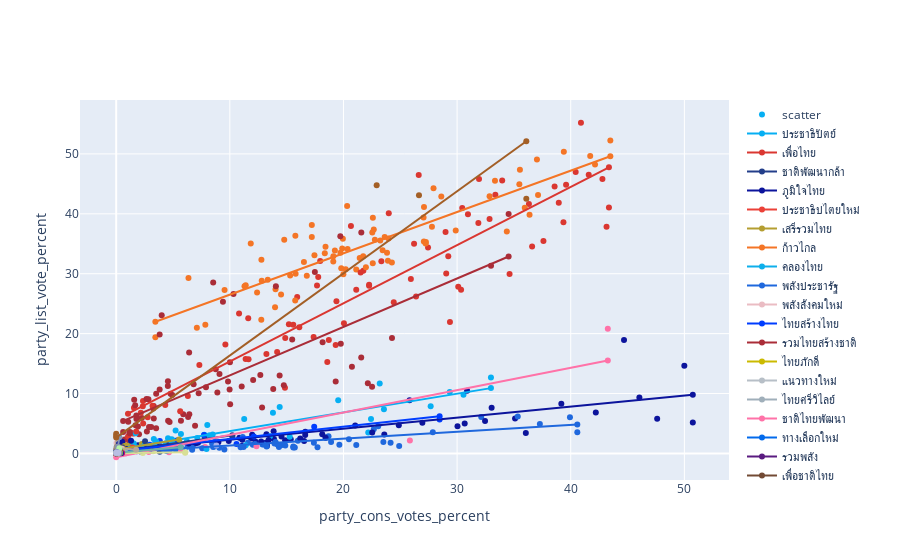

The notebook cell saved with this chart:
### Code cell
fig.show()

### Figure 1 — Plotly figure (JSON) as saved in the notebook; plotly's stock layout.template omitted (floating-point values rounded to 4 significant figures; data arrays with more than 128 entries replaced by an {"elided": "..."} marker saying what was removed)
{"data": [{"marker": {"color": {"elided": "1149 str values"}}, "mode": "markers", "name": "scatter", "text": {"elided": "1149 str values"}, "type": "scatter", "x": {"elided": "1149 float values"}, "y": {"elided": "1149 float values"}}, {"marker": {"color": "#06aff3"}, "name": "ประชาธิปัตย์", "type": "scatter", "x": [0.2945, 32.98], "y": [0.6866, 10.9]}, {"marker": {"color": "#da3731"}, "name": "เพื่อไทย", "type": "scatter", "x": [1.036, 43.36], "y": [6.64, 47.77]}, {"marker": {"color": "#233e8a"}, "name": "ชาติพัฒนากล้า", "type": "scatter", "x": [0.02126, 10.21], "y": [0.335, 3.025]}, {"marker": {"color": "#0c149c"}, "name": "ภูมิใจไทย", "type": "scatter", "x": [0.243, 50.74], "y": [0.4912, 9.816]}, {"marker": {"color": "#eb4138"}, "name": "ประชาธิปไตยใหม่", "type": "scatter", "x": [0.03022, 1.432], "y": [0.5798, 0.9917]}, {"marker": {"color": "#b49e31"}, "name": "เสรีรวมไทย", "type": "scatter", "x": [0.2094, 5.531], "y": [0.6972, 2.309]}, {"marker": {"color": "#f47526"}, "name": "ก้าวไกล", "type": "scatter", "x": [3.445, 43.49], "y": [21.99, 49.61]}, {"marker": {"color": "#0eafeb"}, "name": "คลองไทย", "type": "scatter", "x": [0, 0.5898], "y": [0.01789, 0.03701]}, {"marker": {"color": "#1f68dd"}, "name": "พลังประชารัฐ", "type": "scatter", "x": [0.2039, 40.58], "y": [0.1849, 4.836]}, {"marker": {"color": "#eabcc3"}, "name": "พลังสังคมใหม่", "type": "scatter", "x": [0.00756, 0.4894], "y": [0.4312, 0.7834]}, {"marker": {"color": "#003dff"}, "name": "ไทยสร้างไทย", "type": "scatter", "x": [0.06544, 28.46], "y": [0.3803, 6.214]}, {"marker": {"color": "#aa2d38"}, "name": "รวมไทยสร้างชาติ", "type": "scatter", "x": [0.6119, 34.54], "y": [5.426, 32.88]}, {"marker": {"color": "#CBBA01"}, "name": "ไทยภักดี", "type": "scatter", "x": [0.06485, 0.6715], "y": [0.1834, 0.368]}, {"marker": {"color": "#b7bfc7"}, "name": "แนวทางใหม่", "type": "scatter", "x": [0.01002, 0.26], "y": [0.02019, 0.02466]}, {"marker": {"color": "#a0afba"}, "name": "ไทยศรีวิไลย์", "type": "scatter", "x": [0.00612, 0.857], "y": [0.0627, 0.09956]}, {"marker": {"color": "#ff72a8"}, "name": "ชาติไทยพัฒนา", "type": "scatter", "x": [0, 43.26], "y": [-0.6384, 15.53]}, {"marker": {"color": "#026aec"}, "name": "ทางเลือกใหม่", "type": "scatter", "x": [0, 0.1511], "y": [0.2378, 0.1722]}, {"marker": {"color": "#5a1b80"}, "name": "รวมพลัง", "type": "scatter", "x": [0.01163, 0.1667], "y": [0.08566, 0.08169]}, {"marker": {"color": "#724a34"}, "name": "เพื่อชาติไทย", "type": "scatter", "x": [0.04895, 0.2809], "y": [0.3468, 0.4025]}, {"marker": {"color": "#d8df96"}, "name": "รวมแผ่นดิน", "type": "scatter", "x": [0.0081, 6.073], "y": [0.02404, 0.2006]}, {"marker": {"color": "#ceb88a"}, "name": "ไทยชนะ", "type": "scatter", "x": [0, 0.1628], "y": [0.09653, 0.2784]}, {"marker": {"color": "#0f41ce"}, "name": "ประชากรไทย", "type": "scatter", "x": [0, 0.1312], "y": [0.1685, 0.1865]}, {"marker": {"color": "#ad1b34"}, "name": "อนาคตไทย", "type": "scatter", "x": [0.05552, 0.115], "y": [0.1012, 0.3077]}, {"marker": {"color": "#6cb0a8"}, "name": "เพื่อชาติ", "type": "scatter", "x": [0.02029, 5.671], "y": [0.1235, 1.025]}, {"marker": {"color": "#0c5a38"}, "name": "ภราดรภาพ", "type": "scatter", "x": [0.01926, 0.01926], "y": [null, null]}, {"marker": {"color": "#7c8480"}, "name": "เส้นด้าย", "type": "scatter", "x": [0.2546, 0.2546], "y": [null, null]}, {"marker": {"color": "#ec5c2c"}, "name": "ไทยธรรม", "type": "scatter", "x": [0.00357, 0.06455], "y": [0.02143, 0.282]}, {"marker": {"color": "#c67328"}, "name": "พลังสังคม", "type": "scatter", "x": [0.00345, 0.03096], "y": [-3.134e-05, 0.04815]}, {"marker": {"color": "#b5a89b"}, "name": "เป็นธรรม", "type": "scatter", "x": [0.03178, 1.751], "y": [0.9127, 0.6088]}, {"marker": {"color": "#1d1376"}, "name": "ประชาไทย", "type": "scatter", "x": [0, 0.08151], "y": [0.03818, 0.1021]}, {"marker": {"color": "#98dfb3"}, "name": "ไทยสมาร์ท", "type": "scatter", "x": [0.01784, 0.2286], "y": [0.02396, 0.03349]}, {"marker": {"color": "#ca146b"}, "name": "เสมอภาค", "type": "scatter", "x": [0.02187, 0.5288], "y": [0.01512, 0.08792]}, {"marker": {"color": "#e6d7b8"}, "name": "ราษฎร์วิถี", "type": "scatter", "x": [0.01325, 0.174], "y": [0.02015, 0.01416]}, {"marker": {"color": "#dead46"}, "name": "เปลี่ยนอนาคต", "type": "scatter", "x": [0.00321, 0.1143], "y": [0.04681, 0.06925]}, {"marker": {"color": "#c4403a"}, "name": "พลังประชาธิปไตย", "type": "scatter", "x": [0, 0.07437], "y": [0.01899, 0.02839]}, {"marker": {"color": "#633e7c"}, "name": "แรงงานสร้างชาติ", "type": "scatter", "x": [0.04703, 0.1523], "y": [0.1934, 0.2455]}, {"marker": {"color": "#181f97"}, "name": "พลังปวงชนไทย", "type": "scatter", "x": [0.00723, 0.4187], "y": [0.007225, 0.03813]}, {"marker": {"color": "#852e1c"}, "name": "แผ่นดินธรรม", "type": "scatter", "x": [0.0345, 0.03875], "y": [0.03132, 0.03256]}, {"marker": {"color": "#c591a9"}, "name": "เพื่ออนาคตไทย", "type": "scatter", "x": [0.02495, 0.09603], "y": [0.05091, 0.03982]}, {"marker": {"color": "#d32524"}, "name": "สังคมประชาธิปไตยไทย", "type": "scatter", "x": [0.02514, 0.07549], "y": [0.03499, 0.0368]}, {"marker": {"color": "#abc29d"}, "name": "มิติใหม่", "type": "scatter", "x": [0.03953, 0.3362], "y": [0.07245, 0.1236]}, {"marker": {"color": "#8dbf44"}, "name": "รักษ์ผืนป่าประเทศไทย", "type": "scatter", "x": [0.01447, 0.191], "y": [0.03771, 0.03687]}, {"marker": {"color": "#4696d6"}, "name": "พลังบูรพา", "type": "scatter", "x": [0.08169, 0.08169], "y": [null, null]}, {"marker": {"color": "#54c04c"}, "name": "พลังไทยรักชาติ", "type": "scatter", "x": [0.01213, 0.01213], "y": [null, null]}, {"marker": {"color": "#8384aa"}, "name": "พลังเพื่อไทย", "type": "scatter", "x": [0.03032, 0.03032], "y": [null, null]}, {"marker": {"color": "#8e8fc7"}, "name": "พลัง", "type": "scatter", "x": [0.205, 0.2067], "y": [0.5949, 0.3146]}, {"marker": {"color": "#175a38"}, "name": "ครูไทยเพื่อประชาชน", "type": "scatter", "x": [0.04737, 0.287], "y": [0.6617, 0.652]}, {"marker": {"color": "#e6b750"}, "name": "ความหวังใหม่", "type": "scatter", "x": [0.00795, 0.1564], "y": [0.04709, 0.04672]}, {"marker": {"color": "#69c80a"}, "name": "กรีน", "type": "scatter", "x": [0.08606, 0.3271], "y": [0.07601, 0.1295]}, {"marker": {"color": "#9c9084"}, "name": "ท้องที่ไทย", "type": "scatter", "x": [0.04963, 0.09778], "y": [1.101, 0.7746]}, {"marker": {"color": "#e9b54a"}, "name": "พลังธรรมใหม่", "type": "scatter", "x": [0.05528, 0.2371], "y": [0.1677, 0.1226]}, {"marker": {"color": "#3c3c3c"}, "name": "สามัญชน", "type": "scatter", "x": [0, 0], "y": [null, null]}, {"marker": {"color": "#eec49a"}, "name": "รวมใจไทย", "type": "scatter", "x": [0.01845, 0.07832], "y": [0.1615, 0.1109]}, {"marker": {"color": "#395a3d"}, "name": "พลังสหกรณ์", "type": "scatter", "x": [0.05347, 0.05347], "y": [null, null]}, {"marker": {"color": "#7e529d"}, "name": "ไทยเป็นหนึ่ง", "type": "scatter", "x": [0.02807, 0.2542], "y": [0.02451, 0.1414]}, {"marker": {"color": "#8494b4"}, "name": "ใหม่", "type": "scatter", "x": [0.1676, 0.2736], "y": [1.101, 2.714]}, {"marker": {"color": "#cc898a"}, "name": "เปลี่ยน", "type": "scatter", "x": [0.01594, 0.2744], "y": [0.09844, 0.2499]}, {"marker": {"color": "#69330a"}, "name": "พลังสยาม", "type": "scatter", "x": [0.03572, 0.08346], "y": [0.09367, 0.09981]}, {"marker": {"color": "#fb04fb"}, "name": "ถิ่นกาขาวชาววิไล", "type": "scatter", "x": [0.1876, 0.1876], "y": [null, null]}, {"marker": {"color": "#8b85ad"}, "name": "ช่วยชาติ", "type": "scatter", "x": [0.01579, 0.2712], "y": [0.02273, 0.03923]}, {"marker": {"color": "#b7f2a5"}, "name": "ไทยพร้อม", "type": "scatter", "x": [0.01917, 0.2792], "y": [0.1513, 0.8761]}, {"marker": {"color": "#9cb4c9"}, "name": "ชาติรุ่งเรือง", "type": "scatter", "x": [0.00421, 0.1616], "y": [0.01386, 0.02076]}, {"marker": {"color": "#dbdc9c"}, "name": "รักษ์ธรรม", "type": "scatter", "x": [0.01435, 0.01435], "y": [null, null]}, {"marker": {"color": "#076350"}, "name": "ประชาภิวัฒน์", "type": "scatter", "x": [0.2078, 0.2078], "y": [null, null]}, {"marker": {"color": "#a35f26"}, "name": "ประชาชาติ", "type": "scatter", "x": [0, 36.09], "y": [2.641, 52.11]}, {"marker": {"color": "#f36e2d"}, "name": "ภาคีเครือข่ายไทย", "type": "scatter", "x": [0.04435, 0.04435], "y": [null, null]}, {"marker": {"color": "#ecb55e"}, "name": "ประชาสามัคคี", "type": "scatter", "x": [0.01151, 0.01151], "y": [null, null]}, {"marker": {"color": "#8c8dd2"}, "name": "ไทยรวมไทย", "type": "scatter", "x": [0.05532, 0.06396], "y": [0.2232, 0.1647]}, {"marker": {"color": "#b9bee3"}, "name": "ไทยก้าวหน้า", "type": "scatter", "x": [0.01571, 0.1837], "y": [0.1048, 0.1019]}, {"marker": {"color": "#a7b0ed"}, "name": "เพื่อไทรวมพลัง", "type": "scatter", "x": [8.821, 8.821], "y": [null, null]}], "layout": {"xaxis": {"title": {"text": "party_cons_votes_percent"}}, "yaxis": {"title": {"text": "party_list_vote_percent"}}}}
